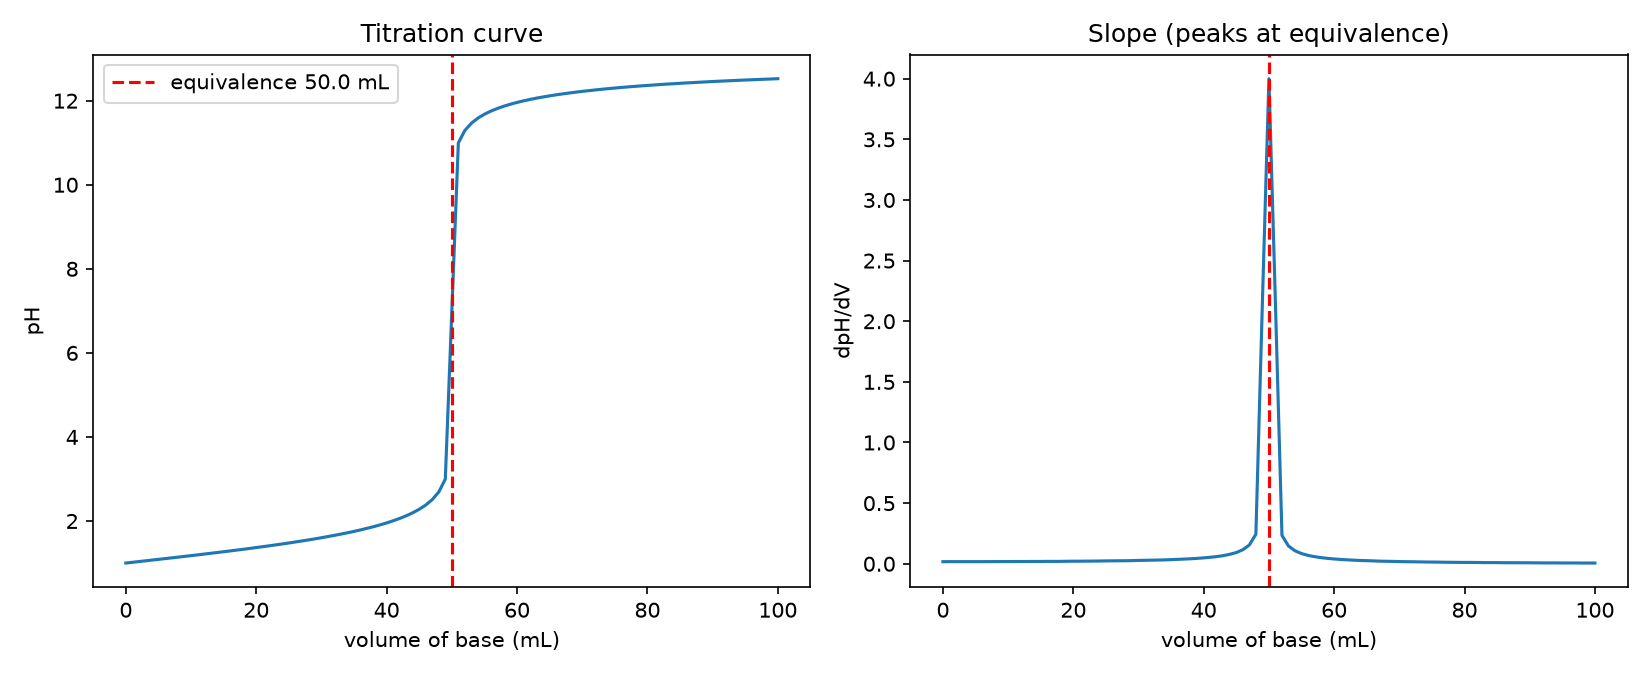

Write Python code to recreate this figure.
"""
PW2 Lab B Part 5 (bonus) -- find a titration's equivalence point.
Run:  python titration.py
"""
import numpy as np
import matplotlib.pyplot as plt

# TODO 1
data = np.loadtxt("titration.csv", delimiter=",", skiprows=1)
V, pH = data[:, 0], data[:, 1]

# TODO 2
slope = np.gradient(pH, V)
i = np.argmax(slope)
V_eq = V[i]
print(f"Equivalence point: V = {V_eq:.2f} mL (pH = {pH[i]:.2f}, slope = {slope[i]:.2f} pH/mL)")

# TODO 3
fig, ax = plt.subplots(1, 2, figsize=(11, 4.5))
ax[0].plot(V, pH)
ax[0].axvline(V_eq, color="r", ls="--", label=f"equivalence {V_eq:.1f} mL")
ax[0].set_xlabel("volume of base (mL)"); ax[0].set_ylabel("pH")
ax[0].set_title("Titration curve"); ax[0].legend()
ax[1].plot(V, slope)
ax[1].axvline(V_eq, color="r", ls="--")
ax[1].set_xlabel("volume of base (mL)"); ax[1].set_ylabel("dpH/dV")
ax[1].set_title("Slope (peaks at equivalence)")
plt.tight_layout()
plt.savefig("titration.png", dpi=150)
